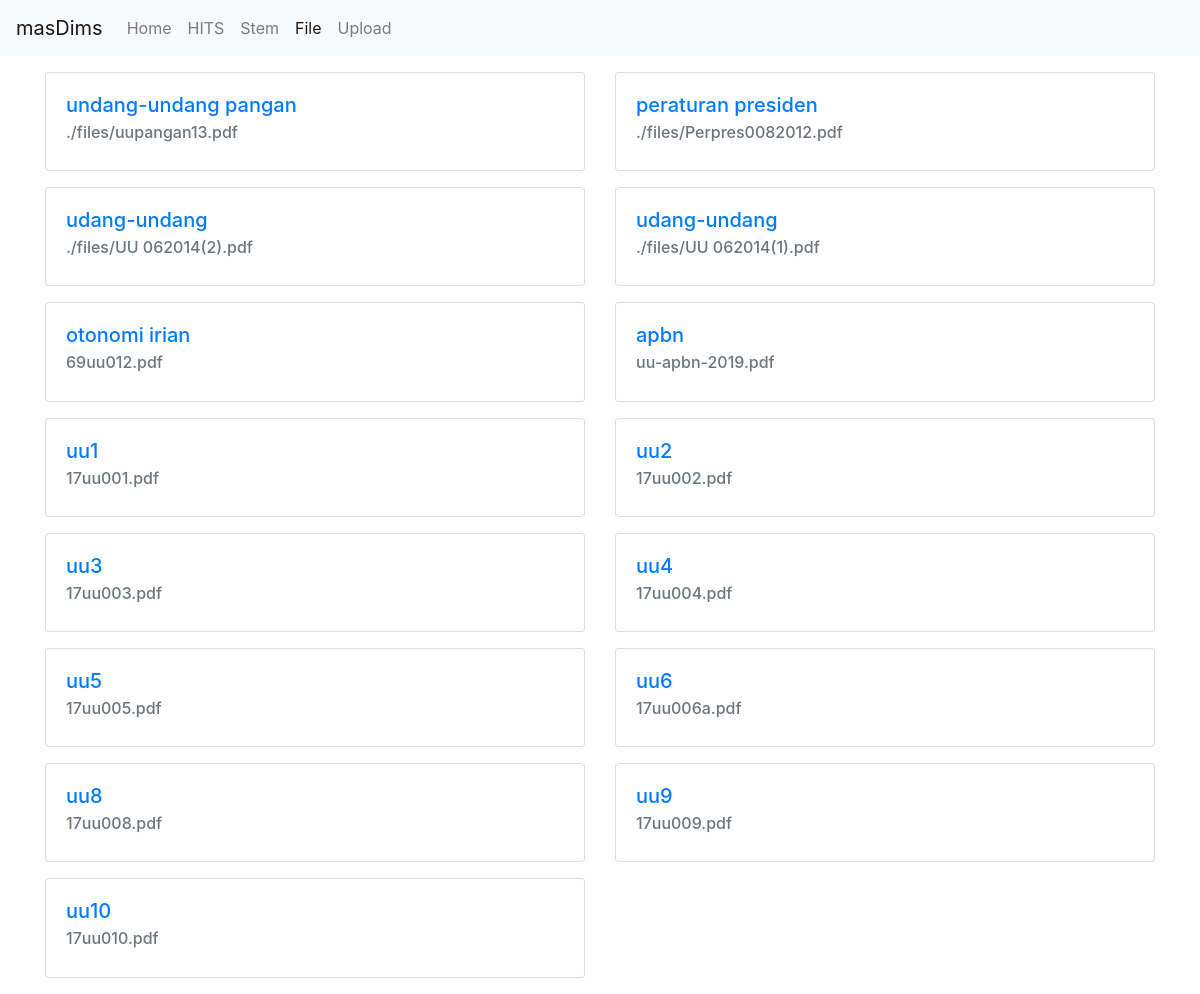
Page /index.php/stbi/list_file on the committed database.
### tables this page shows
CREATE TABLE `upload` (
  `id_upload` int(11) NOT NULL,
  `nama_file` varchar(150) NOT NULL,
  `deskripsi` varchar(250) NOT NULL,
  `isi` text NOT NULL,
  `tgl_upload` date NOT NULL,
  `hits` int(11) NOT NULL
);

### application/controllers/Stbi.php (called while the page is built, shortened)
<?php
class Stbi extends CI_Controller {
    public function list_file()
    {
        $files = $this->db->get('upload')->result();
        $data = array(
            'title' => 'List File',
            'content' => 'stbi/list_file',
            'files' => $files
        );
        $this->load->view('template/index', $data);
    }
}
?>

### index.php (called while the page is built, shortened)
<?php
require_once BASEPATH.'core/CodeIgniter.php';

### application/views/stbi/list_file.php (the view)
<div class="row">
    <?php
        foreach ($files as $file) { ?>
            <div class="col-md-6 col-xs-12 mb-3">
                <a href="<?=base_url("assets/files/$file->nama_file")?>" style="text-decoration:none">
                    <div class="card">
                        <div class="card-body">
                        <h5 class="card-title"><?=$file->deskripsi?></h5>
                        <h6 class="card-subtitle mb-2 text-muted"><?=$file->nama_file?></h6>
                        </div>
                    </div>
                </a>
            </div>
        <?php }
    ?>
</div>

### application/views/template/index.php (shortened to what this page needs)
<!doctype html>
<html lang="en">
  <head>
    <link rel="stylesheet" href="<?=base_url('/assets/css/bootstrap.min.css')?>">
    <link rel="stylesheet" href="https://use.fontawesome.com/releases/v5.5.0/css/all.css">
  </head>
  <body>
  <nav class="navbar navbar-expand-lg navbar-light bg-light">
    <a class="navbar-brand" href="<?=site_url()?>">masDims</a>
    <div class="collapse navbar-collapse" id="navbarSupportedContent">
      <ul class="navbar-nav mr-auto">
        <li class="nav-item <?=$this->uri->segment(2) == null || $this->uri->segment(2) == "searching" ? "active" : ''?>">
          <a class="nav-link" href="<?=site_url()?>">Home <span class="sr-only">(current)</span></a>
        </li>
        <li class="nav-item">
          <a class="nav-link <?=$this->uri->segment(2) == "search_rank" || $this->uri->segment(2) == "searching_rank" ? "active" : ''?>" href="<?=site_url('index.php/stbi/search_rank')?>">HITS</a>
        </li>
        <li class="nav-item">
          <a class="nav-link <?=$this->uri->segment(2) == "stem" ? "active" : ''?>" href="<?=site_url('index.php/stbi/stem')?>">Stem</a>
        </li>
        <li class="nav-item">
          <a class="nav-link <?=$this->uri->segment(2) == "list_file" ? "active" : ''?>" href="<?=site_url('index.php/stbi/list_file')?>">File</a>
        </li>
        <li class="nav-item">
          <a class="nav-link <?=$this->uri->segment(2) == "upload_file" ? "active" : ''?>" href="<?=site_url('index.php/stbi/upload_file')?>">Upload</a>
        </li>
      </ul>
    </div>
  </nav>
  <div class="container mt-3">
    <?php $this->load->view($content) ?>
  </div>
  </body>
</html>

### rows in the picture
upload: deskripsi "undang-undang pangan", nama_file "./files/uupangan13.pdf"
upload: deskripsi "peraturan presiden", nama_file "./files/Perpres0082012.pdf"
upload: deskripsi "udang-undang", nama_file "./files/UU 062014(2).pdf"
upload: deskripsi "udang-undang", nama_file "./files/UU 062014(1).pdf"
upload: deskripsi "otonomi irian", nama_file "69uu012.pdf"
upload: deskripsi "apbn", nama_file "uu-apbn-2019.pdf"
upload: deskripsi "uu1", nama_file "17uu001.pdf"
upload: deskripsi "uu2", nama_file "17uu002.pdf"
upload: deskripsi "uu3", nama_file "17uu003.pdf"
upload: deskripsi "uu4", nama_file "17uu004.pdf"
upload: deskripsi "uu5", nama_file "17uu005.pdf"
upload: deskripsi "uu6", nama_file "17uu006a.pdf"
upload: deskripsi "uu8", nama_file "17uu008.pdf"
upload: deskripsi "uu9", nama_file "17uu009.pdf"
upload: deskripsi "uu10", nama_file "17uu010.pdf"
